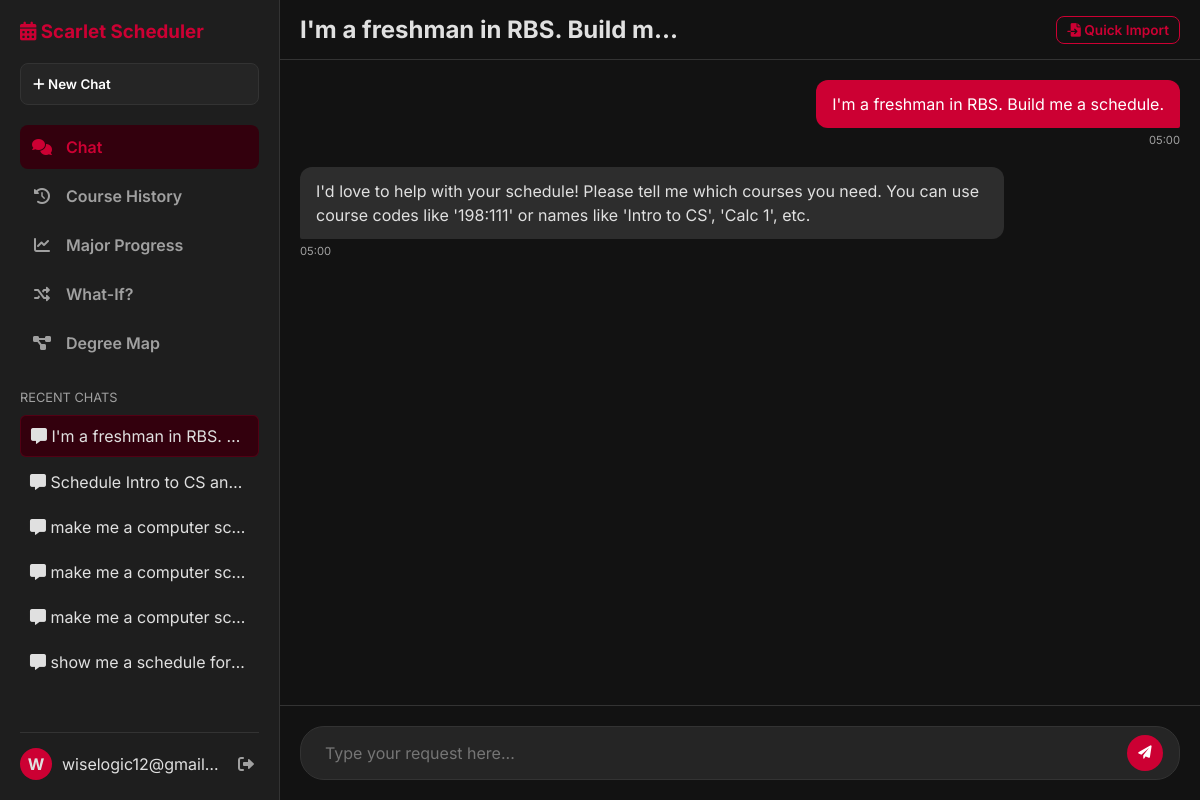
The app's page /chat (signed in) with its own data.
### models.py (models this page shows, shortened)
class Chat(db.Model):
    id = db.Column(db.Integer, primary_key=True)
    user_id = db.Column(db.Integer, db.ForeignKey('user.id'), nullable=False)
    title = db.Column(db.String(100), default="New Chat")
    created_at = db.Column(db.DateTime, default=datetime.utcnow)
    updated_at = db.Column(db.DateTime, default=datetime.utcnow, onupdate=datetime.utcnow)
    messages = db.relationship('Message', backref='chat', cascade="all, delete", lazy=True)

class User(UserMixin, db.Model):
    id = db.Column(db.Integer, primary_key=True)
    username = db.Column(db.String(150), unique=True, nullable=False)
    password_hash = db.Column(db.String(200), nullable=False)
    course_history = db.Column(db.Text, default="[]") # JSON string of taken courses
    created_at = db.Column(db.DateTime, default=datetime.utcnow)
    chats = db.relationship('Chat', backref='user', lazy=True)

class Message(db.Model):
    id = db.Column(db.Integer, primary_key=True)
    chat_id = db.Column(db.Integer, db.ForeignKey('chat.id'), nullable=False)
    role = db.Column(db.String(20), nullable=False) # 'user' or 'ai'
    content = db.Column(db.Text, nullable=False)
    meta_data = db.Column(db.Text, nullable=True) # JSON for schedule data
    timestamp = db.Column(db.DateTime, default=datetime.utcnow)

### app.py (the view)
@app.route('/chat')
@login_required
def chat_interface():
    chat_id = request.args.get('id')
    active_chat = None
    if chat_id:
        active_chat = Chat.query.filter_by(id=chat_id, user_id=current_user.id).first()
    if not active_chat:
        active_chat = Chat.query.filter_by(user_id=current_user.id).order_by(Chat.updated_at.desc()).first()
    chats = Chat.query.filter_by(user_id=current_user.id).order_by(Chat.updated_at.desc()).all()
    return render_template('chat.html', chats=chats, active_chat=active_chat, user=current_user)

### app.py (called while the page is built)
@login_manager.user_loader
def load_user(user_id):
    return db.session.get(User, int(user_id))

### templates/chat.html (shortened to what this page needs)
<!DOCTYPE html>
<html lang="en">
<head>
    <link rel="stylesheet" href="{{ url_for('static', filename='style.css') }}">
    <link rel="stylesheet" href="https://cdnjs.cloudflare.com/ajax/libs/font-awesome/6.0.0/css/all.min.css">
</head>
<body class="app-body">
    <aside class="sidebar">
        <div class="sidebar-header">
            <h3><i class="fas fa-calendar-alt"></i> Scarlet Scheduler</h3>
        </div>
        <button id="new-chat-btn" class="btn btn-new-chat">
            <i class="fas fa-plus"></i> New Chat
        </button>
        <div class="nav-links">
            <a href="{{ url_for('chat_interface') }}" class="nav-item active"><i class="fas fa-comments"></i> Chat</a>
            <a href="{{ url_for('history_dashboard') }}" class="nav-item"><i class="fas fa-history"></i> Course History</a>
            <a href="{{ url_for('progress_dashboard') }}" class="nav-item"><i class="fas fa-chart-line"></i> Major Progress</a>
            <a href="{{ url_for('what_if_dashboard') }}" class="nav-item"><i class="fas fa-random"></i> What-If?</a>
            <a href="{{ url_for('degree_map_dashboard') }}" class="nav-item"><i class="fas fa-project-diagram"></i> Degree Map</a>
        </div>
        <div class="chat-history-list">
            <div class="history-label">Recent Chats</div>
            {% for chat in chats %}
                <div class="history-item-wrapper {% if active_chat and chat.id == active_chat.id %}active{% endif %}">
                    <a href="{{ url_for('chat_interface', id=chat.id) }}" class="history-item">
                        <i class="fas fa-message"></i> {{ chat.title }}
                    </a>
                </div>
            {% endfor %}
        </div>
        <div class="user-profile">
            <div class="user-info">
                <div class="avatar">{{ user.username[0].upper() }}</div>
                <span>{{ user.username }}</span>
            </div>
            <a href="{{ url_for('logout') }}" class="btn-logout" title="Logout"><i class="fas fa-sign-out-alt"></i></a>
        </div>
    </aside>
    <main class="main-chat-area">
        {% if active_chat %}
            <div class="chat-header">
                <h2>{{ active_chat.title }}</h2>
                <button class="btn btn-outline btn-sm" onclick="document.getElementById('import-modal').style.display='flex'">
                    <i class="fas fa-file-import"></i> Quick Import
                </button>
            </div>
            <div class="chat-container" id="chat-container">
                {% for msg in active_chat.messages %}
                    <div class="message {{ 'message-user' if msg.role == 'user' else 'message-ai' }}">
                        <div class="message-content">
                            {{ msg.content }}
                        </div>
                        <div class="message-time">{{ msg.timestamp.strftime('%H:%M') }}</div>
                    </div>
                {% endfor %}
            </div>
            <div class="input-area">
                <form id="chat-form">
                    <div class="input-wrapper">
                        <input type="text" id="user-input" placeholder="Type your request here..." autocomplete="off">
                        <button type="submit" class="btn-send"><i class="fas fa-paper-plane"></i></button>
                    </div>
                </form>
            </div>
        {% else %}
            <div class="no-chat-selected">
                <h2>Welcome to Scarlet Scheduler</h2>
                <button onclick="createNewChat()" class="btn btn-primary">Start a New Chat</button>
            </div>
        {% endif %}
    </main>
</body>
</html>

### records on screen
Chat: title "I'm a freshman in RBS.…", title "I'm a freshman in RBS. Build m..."
Chat: title "Schedule Intro to CS an…"
Chat: title "make me a computer sc…"
Chat: title "make me a computer sc…"
Chat: title "make me a computer sc…"
Chat: title "show me a schedule for…"
User: username "W", username "wiselogic12@gmail…"
Message: content "I'm a freshman in RBS. Build me a schedule.", timestamp "05:00"
Message: content "I'd love to help with your schedule! Please tell me which courses you need. You can use course codes like '198:111' or names like 'Intro to CS', 'Calc 1', etc.", timestamp "05:00"
